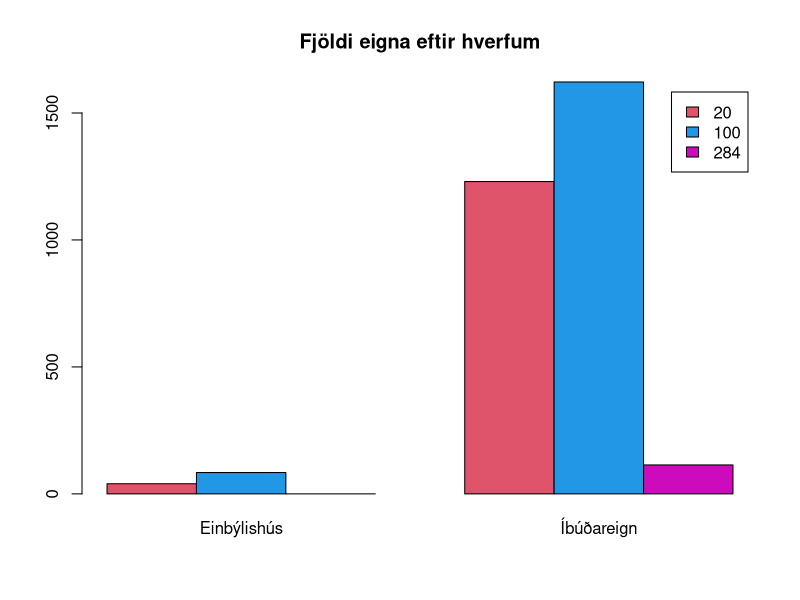
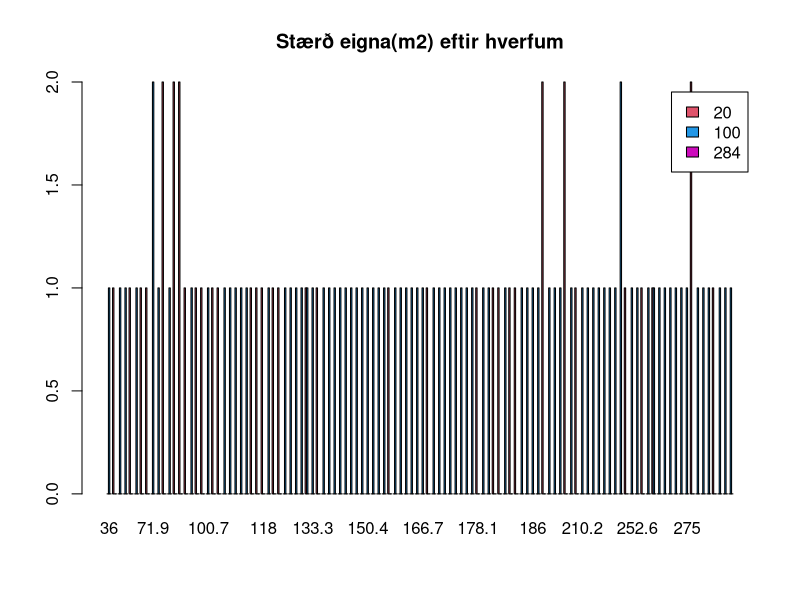
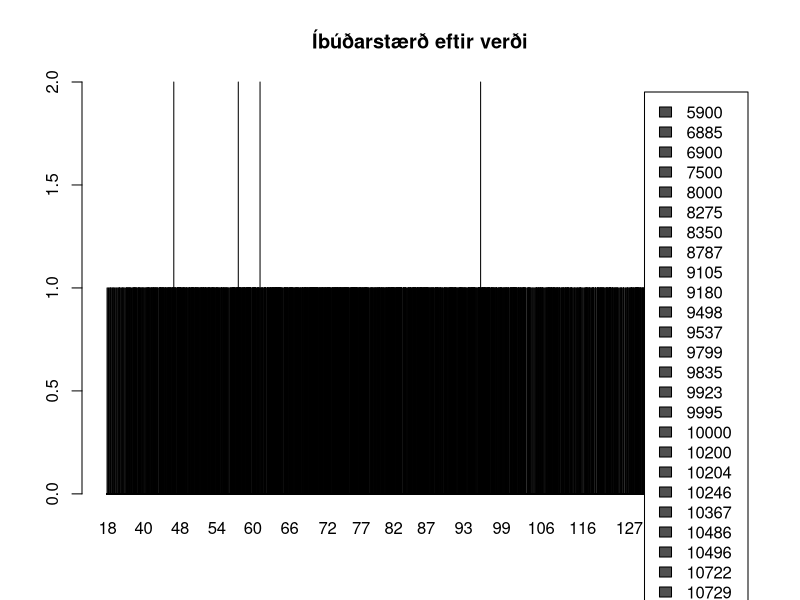

Generate these figures, in order, with R:
## ---- chunk 1
knitr::opts_chunk$set(echo = TRUE)
library(dplyr)
library(ggplot2)
## ---- chunk 2
thv <- read.table("./data/husnaedi.txt", header = TRUE, sep = ";")
## ---- chunk 3
hverfi <- c(20,100,284)
thv <- filter(thv, thv$matssvaedi%in%hverfi)
## ---- chunk 4
thv$matssvaedi <- as.factor(thv$matssvaedi)
str(thv)
## ---- chunk 5
 
eftirHverfum <- table(thv$matssvaedi,thv$teg_eign)
barplot(eftirHverfum, beside=T, col=c(2,4,6), legend.text = T, main = "Fjöldi eigna eftir hverfum")
 
## ---- chunk 6
einbyli<-filter(thv, teg_eign == "Einbýlishús")
einbyliEftirStaerd <- table(einbyli$matssvaedi,einbyli$ibm2)
barplot(einbyliEftirStaerd, beside=T, col=c(2,4,6), legend.text = T, main = "Stærð eigna(m2) eftir hverfum")
## ---- chunk 7
ibudir <- filter(thv, teg_eign == "Íbúðareign")
ibudirEftirVerdi <- table(ibudir$nuvirdi,ibudir$ibm2)
barplot(ibudirEftirVerdi, beside=T, legend.text = T, main = "Íbúðarstærð eftir verði")
